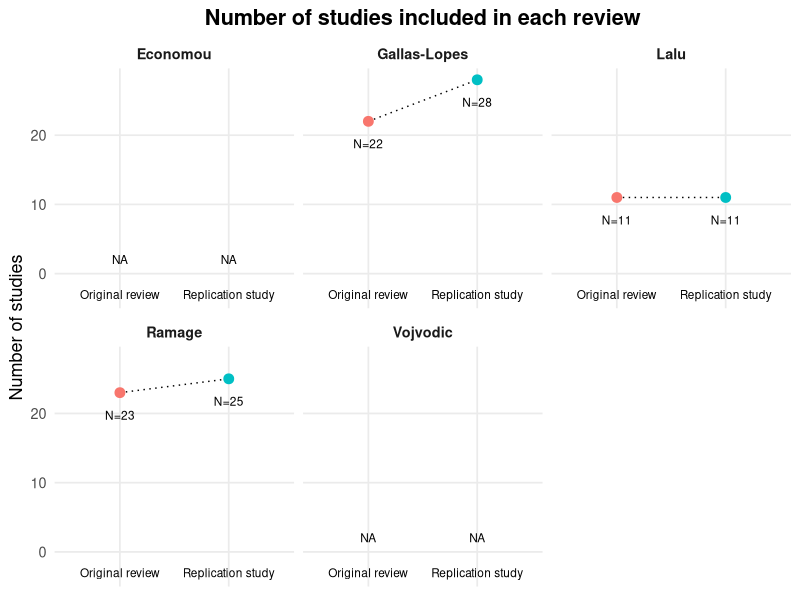
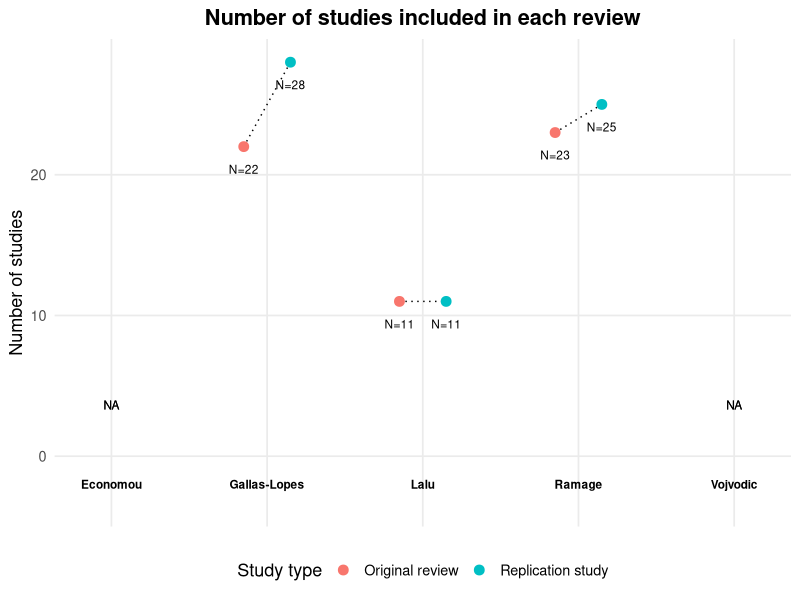

These charts were generated, in order, by the following R code: (Note: this script raises an error after producing the figures.)
# load required R packages

library(tidyverse)
library(stringr)
library(forcats)
library(tidyr)
library(patchwork)


# Read in data frame and fix variables   

screening <- read_csv("Data/Entered/Screening.csv")
screening <- screening[,1:5]

screening <- screening %>% 
  rename(N_original = `N studies in original`, 
         N_replication = `N studies in replication`, 
         Percent_in_original = `% replication studies in original`, 
         Percent_in_replication = `% original studies in replication`)

#----------------------------------------------------

### Part 1: Number of studies
  
#----------------------------------------------------  

# Fix dataframe
screening_long <- screening %>%
  pivot_longer(
    c(N_original, N_replication), 
    names_to = "Set", 
    values_to = "N"
  ) %>%
  mutate(Set = recode(Set,
                     N_original   = "Original review",
                     N_replication = "Replication study"), 
         Set = factor(Set, levels = c("Original review", "Replication study"))
  ) %>%
  mutate(na_y = 1)

na_rows <- screening_long %>% filter(is.na(N)) %>%   mutate(na_y = 1)

xlabels <- screening_long %>%
  distinct(Author, Set) %>%
  mutate(y = -3) 

#---

# Plot: first option (with facet wrap)
  
#---
  
plot <- ggplot(screening_long, aes(x = Set, y = N)) +
  geom_line(data = screening_long %>% filter(!is.na(N)),
            aes(group = Author),
            color = "black",
            linetype = "dotted") +
  geom_point(aes(color = Set), size = 3, na.rm = TRUE) +
  geom_text(aes(label = paste0("N=", N)), vjust = 3, size = 3, na.rm = TRUE) +
  geom_text(data = na_rows, aes(x = Set, y = na_y, label = "NA"),
            color = "black", size = 3, vjust = -0.3) +
  geom_text(data = xlabels, aes(x = Set, y = y, label = Set),
            inherit.aes = FALSE, size = 3) +
  facet_wrap(~ Author, ncol = 3) +
  scale_y_continuous(limits = c(-5, 28), expand = expansion(mult = c(0, 0.05))) +
  labs(x = NULL, y = "Number of studies") +
  theme_minimal(base_size = 13) +
  ggtitle("Number of studies included in each review") +
  theme(
    legend.position = "none",
    strip.text = element_text(face = "bold"),
    axis.text.x = element_blank(),      # hide default x-axis labels
    axis.ticks.x = element_blank(),
    panel.grid.minor = element_blank(),
    plot.title = element_text(hjust = 0.5, face = "bold")
  )

plot

#---

# Plot second option (no facet wrap)
  
#---  

# Ensure Author is a factor
screening_long <- screening_long %>%
  mutate(Author = factor(Author),
         Set = factor(Set, levels = c("Original review", "Replication study")),
         x_num = as.numeric(Author) + ifelse(Set == "Original review", -0.15, 0.15))

# NA rows with x_num
na_rows <- screening_long %>%
  filter(is.na(N)) %>%
  mutate(x_num = as.numeric(Author) + ifelse(Set == "Original review", -0.15, 0.15),
         na_y = 1)  # y position for NA label

# Manual x-axis labels
xlabels <- screening_long %>%
  distinct(Author) %>%
  mutate(x_num = as.numeric(Author),
         y = -2)  # y position for axis label

plot2 <- ggplot(screening_long, aes(x = x_num, y = N, color = Set)) +
  geom_line(aes(group = Author), color = "black", linetype = "dotted") +
  geom_point(size = 3) +
  geom_text(aes(label = paste0("N=", N)),
            vjust = 3, size = 3, color = "black") +
  geom_text(data = na_rows %>% mutate(x_num = as.numeric(Author)),
            aes(x = x_num, y = 3, label = "NA"),
            color = "black", size = 3, vjust = -0.5, fontface = "plain") +
  geom_text(data = xlabels %>% mutate(x_num = as.numeric(Author)),
            aes(x = x_num, y = -2, label = Author),
            inherit.aes = FALSE, size = 3, fontface = "bold") +
  scale_y_continuous(limits = c(-5, 28), expand = expansion(mult = c(0, 0.05))) +
  labs(x = NULL, y = "Number of studies", color = "Study type") +
  ggtitle("Number of studies included in each review") +
  theme_minimal(base_size = 13) +
  theme(
    legend.position = "bottom",
    panel.grid.minor = element_blank(),
    axis.text.x = element_blank(),
    axis.ticks.x = element_blank(), 
    plot.title = element_text(hjust = 0.5, face = "bold")
  )

plot2

#----------------------------------------------------

### Part 2: Overlap of studies

#----------------------------------------------------    

# Fix dataframe
screening_pct_long <- screening %>%
  select(Author, Percent_in_replication, Percent_in_original) %>% 
  pivot_longer(
    cols = c(Percent_in_replication, Percent_in_original),
    names_to = "type",
    values_to = "percent"
  ) %>%
  mutate(
    type = recode(type,
                  Percent_in_replication = "% original in replication",
                  Percent_in_original = "% replication in original"),
    type = factor(type, levels = c("% replication in original", "% original in replication"))
  )

xlabels_pct <- screening_pct_long %>%
  distinct(Author, type) %>%
  mutate(y = -3)

na_rows_pct <- screening_pct_long %>% filter(is.na(percent)) %>%   mutate(na_y = 1)

---
  
# Plot option 1 (facet wrap)
  
---
  
plot_pct <- ggplot(screening_pct_long, aes(x = type, y = percent)) +
  geom_point(aes(color = type), size = 3, na.rm = TRUE) +
  geom_text(aes(label = paste0(percent, "%")), vjust = 3, size = 3, na.rm = TRUE) +
  geom_text(data = na_rows_pct, aes(x = type, y = 1, label = "NA"),
            color = "black", size = 3, vjust = -1) +
  geom_text(data = xlabels_pct, aes(x = type, y = y, label = type),
            inherit.aes = FALSE, size = 3) +
  facet_wrap(~ Author, ncol = 3) +
  scale_y_continuous(limits = c(-5, 100)) +
  theme_minimal(base_size = 13) +
  labs(x = NULL, y = "% Studies") +
  ggtitle("Overlap in included studies between both reviews") +
  theme(
    legend.position = "none",
    strip.text = element_text(face = "bold"),
    axis.text.x = element_blank(),  # hide original x-axis labels
    axis.ticks.x = element_blank(),
    panel.grid.minor = element_blank(), 
    plot.title = element_text(hjust = 0.5, face = "bold")
  )

plot_pct

#---

# Plot option 2 (no facet wrap): 
  
#---  

screening_pct_long <- screening %>%
  select(Author, Percent_in_replication, Percent_in_original) %>% 
  pivot_longer(
    cols = c(Percent_in_replication, Percent_in_original),
    names_to = "type",
    values_to = "percent"
  ) %>%
  mutate(
    Author = factor(Author),  # convert to factor first
    type = recode(type,
                  Percent_in_replication = "% original in replication",
                  Percent_in_original = "% replication in original"),
    type = factor(type, levels = c("% replication in original","% original in replication")),
    x_num = as.numeric(Author) + ifelse(type == "% replication in original", -0.15, 0.15)
  )

# NA rows
na_rows_pct <- screening_pct_long %>%
  filter(is.na(percent)) %>%
  group_by(Author) %>%
  summarise(
    x_num = mean(as.numeric(Author) + c(-0.15, 0.15)),  # midpoint between Original & Replication
    na_y = 1
  )

# Manual x-axis labels
xlabels_pct <- screening_pct_long %>%
  distinct(Author) %>%
  mutate(x_num = as.numeric(Author),
         y = 5)

# Plot
plot_pct2 <- ggplot(screening_pct_long, aes(x = x_num, y = percent, color = type)) +
  geom_segment(aes(x = x_num, xend = x_num, y = 0, yend = percent), color = "gray70") +
  geom_point(aes(x = x_num, y = percent, color = type), size = 3) +
  geom_text(aes(label = paste0(percent, "%")),
            vjust = 3,
            size = 3,
            na.rm = TRUE,
            color = "black") +
  geom_text(data = na_rows_pct,
            aes(x = x_num, y = na_y, label = "NA"),
            color = "black",
            size = 3,
            vjust = -8) +
  geom_text(data = xlabels_pct,
            aes(x = x_num, y = -3, label = Author),
            inherit.aes = FALSE,
            size = 3,
            fontface = "bold") +
  scale_y_continuous(limits = c(-5, 100), expand = expansion(mult = c(0, 0.05))) +
  labs(x = NULL, y = "% Studies", color = "Analysis type") +
  ggtitle("Overlap in included studies between both reviews") +
  theme_minimal(base_size = 13) +
  theme(
    legend.position = "bottom",
    panel.grid.minor = element_blank(),
    axis.text.x = element_blank(),
    axis.ticks.x = element_blank(),
    plot.title = element_text(hjust = 0.5, face = "bold")
  )

plot_pct2

#----------------------------------------------------
  
## All plots together

#----------------------------------------------------    

# Number of studies
plot # facet wrap
plot_pct # no facet wrap

# Overlap of studies
plot2 # facet wrap
plot_pct2 # no facet wrap
